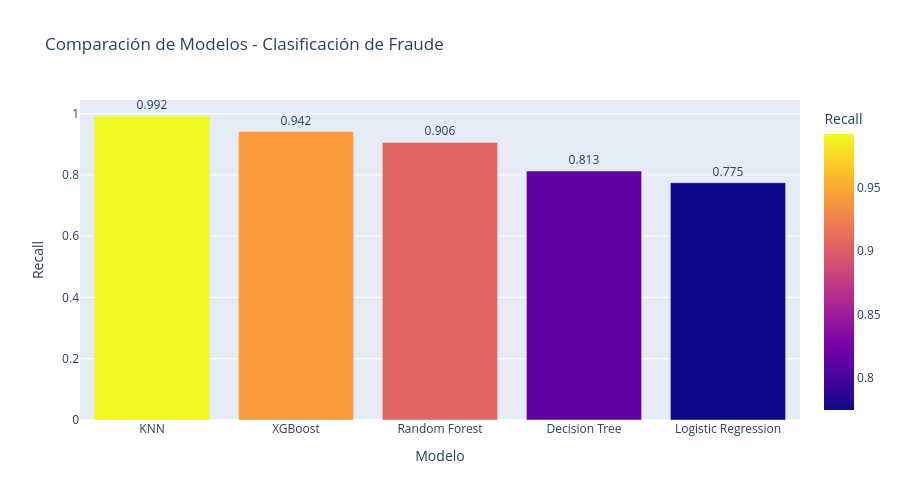

Notebook code for this chart:
### Code cell
df_resultados = pd.DataFrame(resultados_todos)

df_resultados = df_resultados.sort_values(by='Recall', ascending=False).reset_index(drop=True)

print(df_resultados)
import plotly.express as px

fig = px.bar(
    df_resultados,
    x='Modelo',
    y='Recall',
    color='Recall',
    text='Recall',
    title='Comparación de Modelos - Clasificación de Fraude',
    height=500
)
fig.update_traces(texttemplate='%{text:.3f}', textposition='outside')
fig.update_layout(showlegend=True)
fig.show()

### Figure 1 — Plotly figure (JSON) as saved in the notebook; plotly's stock layout.template omitted (floating-point values rounded to 4 significant figures)
{"data": [{"hovertemplate": "Modelo=%{x}<br>Recall=%{marker.color}<extra></extra>", "legendgroup": "", "marker": {"color": [0.9925, 0.9415, 0.9061, 0.8129, 0.7747], "coloraxis": "coloraxis", "pattern": {"shape": ""}}, "name": "", "orientation": "v", "showlegend": false, "text": [0.9925, 0.9415, 0.9061, 0.8129, 0.7747], "textposition": "outside", "texttemplate": "%{text:.3f}", "type": "bar", "x": ["KNN", "XGBoost", "Random Forest", "Decision Tree", "Logistic Regression"], "xaxis": "x", "y": [0.9925, 0.9415, 0.9061, 0.8129, 0.7747], "yaxis": "y"}], "layout": {"barmode": "relative", "coloraxis": {"colorbar": {"title": {"text": "Recall"}}, "colorscale": [[0, "#0d0887"], [0.1111, "#46039f"], [0.2222, "#7201a8"], [0.3333, "#9c179e"], [0.4444, "#bd3786"], [0.5556, "#d8576b"], [0.6667, "#ed7953"], [0.7778, "#fb9f3a"], [0.8889, "#fdca26"], [1, "#f0f921"]]}, "height": 500, "legend": {"tracegroupgap": 0}, "showlegend": true, "title": {"text": "Comparación de Modelos - Clasificación de Fraude"}, "xaxis": {"anchor": "y", "domain": [0, 1], "title": {"text": "Modelo"}}, "yaxis": {"anchor": "x", "domain": [0, 1], "title": {"text": "Recall"}}}}
